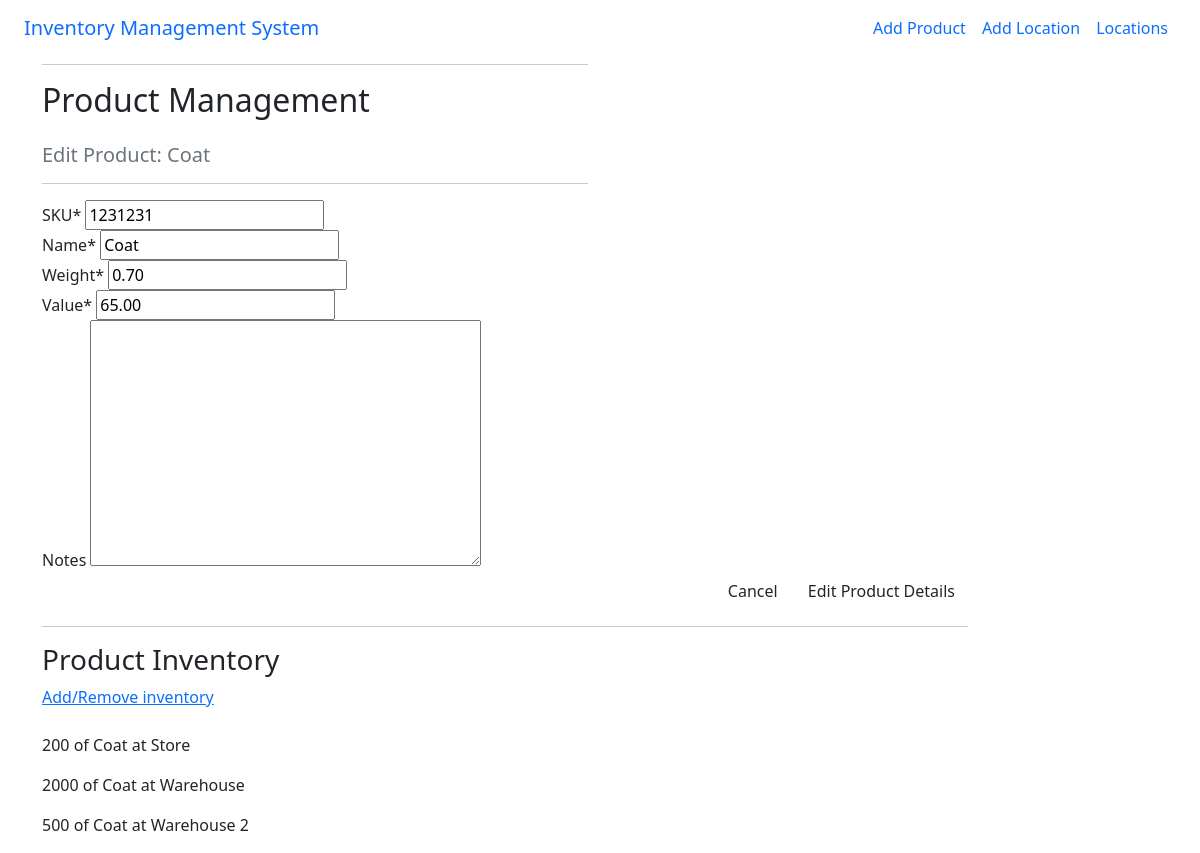
The page /edit/11/ on the database its author committed.
### products/models.py (models this page shows, shortened)
class Product(models.Model):
    SKU = models.IntegerField(default=0)
    name = models.CharField(max_length=254)
    weight = models.DecimalField(max_digits=8, decimal_places=2)
    value = models.DecimalField(max_digits=8, decimal_places=2)
    notes = models.TextField(null=True, blank=True)

class Inventory(models.Model):
    class Meta:
        verbose_name_plural = 'Inventory'
    product = models.ForeignKey('Product', on_delete=models.CASCADE)
    quantity = models.IntegerField(default=0)
    location = models.ForeignKey('Location', on_delete=models.CASCADE)
    def __str__(self):
        return self.product.name

class Location(models.Model):
    name = models.CharField(max_length=254)
    address_line_1 = models.CharField(max_length=254)
    address_line_2 = models.CharField(max_length=254, null=True, blank=True)
    address_line_3 = models.CharField(max_length=254, null=True, blank=True)
    county = models.CharField(max_length=254, default='county')
    postcode = models.CharField(max_length=254, default='postcode')
    country = models.CharField(max_length=254, default='country')
    def __str__(self):
        return self.name

### products/views.py (the view)
# urls.py: path('edit/<int:product_id>/', views.edit_product, name='edit_product'),
def edit_product(request, product_id):
    product = get_object_or_404(Product, pk=product_id)
    product_form = ProductForm(instance=product)
    if request.method == 'POST':
        product_form = ProductForm(request.POST, request.FILES, instance=product)
        if product_form.is_valid():
            product_form.save()
            print('product updated successfully')
            return redirect(reverse('home'))
    inventory = Inventory.objects.all()
    product_inventory = []
    for i in inventory:
        if i.product == product:
            product_inventory.append(i)
    template = 'products/edit-product.html'
    context={
            'product_form': product_form,
            'product': product,
            'product_inventory': product_inventory,
            }
    return render(request, template, context)

### products/forms.py
class ProductForm(forms.ModelForm):
    class Meta:
        model = Product
        fields = '__all__'

### products/templates/products/edit-product.html (shortened to what this page needs)
{% extends "base.html" %}
{% load static %}
{% load crispy_forms_tags %}
{% block content %}
    <div class="container">
        <div class="row">
            <div class="col-12 col-md-6">
                <hr>
                <h2 class="logo-font mb-4">Product Management</h2>
                    <h5 class="text-muted">Edit Product: {{ product.name }}</h5>
                <hr>
            </div>
        </div>
        <div class="row">
            <div class="col-12 col-md-10">
                <form method="POST" action="{% url 'edit_product' product.id %}" class="form mb-2" enctype="multipart/form-data">
                    {{ product_form | crispy }}
                    <div class="text-end">
                        <a href="{% url 'home' %}" class="btn btn-grey-outline rounded">Cancel</a>
                        <input class="btn btn-grey rounded" type="submit" value="Edit Product Details"></input>
                    </div>
                </form>
                <hr>
                <h3>Product Inventory</h3>
                <a href="{% url 'add_inventory' product.id %}">Add/Remove inventory</a>
                <br>
                <br>
                {% for i in product_inventory %}
                        <p>{{ i.quantity }} of {{ i }} at {{ i.location }}</p>
                {% endfor %}
            </div>
        </div>
    </div>
{% endblock %}

### rows shown on the page
Product: name "Coat", SKU "1231231", weight "0.70", value "65.00"
Inventory: quantity "200", product.name "Coat", location "Store"
Inventory: quantity "2000", product.name "Coat", location "Warehouse"
Inventory: quantity "500", product.name "Coat", location "Warehouse 2"
